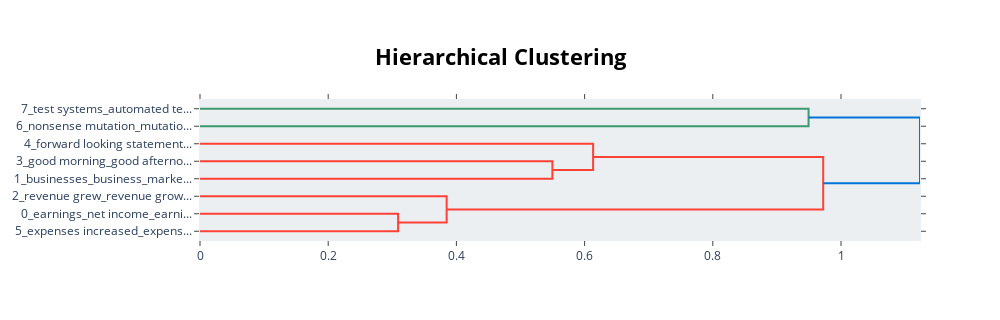

Here is the notebook cell this chart was saved with:
### Markdown cell above
Zeroshot 9 Topics for the following cells

### Code cell
topic_model.visualize_hierarchy()

### Figure 1 — Plotly figure (JSON) as saved in the notebook; plotly's stock layout.template omitted (floating-point values rounded to 4 significant figures)
{"data": [{"hoverinfo": "text", "marker": {"color": "rgb(61,153,112)"}, "mode": "lines", "type": "scatter", "x": [0, 0.9494, 0.9494, 0], "xaxis": "x", "y": [-5, -5, -15, -15], "yaxis": "y"}, {"hoverinfo": "text", "marker": {"color": "rgb(255,65,54)"}, "mode": "lines", "type": "scatter", "x": [0, 0.5498, 0.5498, 0], "xaxis": "x", "y": [-35, -35, -45, -45], "yaxis": "y"}, {"hoverinfo": "text", "marker": {"color": "rgb(255,65,54)"}, "mode": "lines", "type": "scatter", "x": [0, 0.6133, 0.6133, 0.5498], "xaxis": "x", "y": [-25, -25, -40, -40], "yaxis": "y"}, {"hoverinfo": "text", "marker": {"color": "rgb(255,65,54)"}, "mode": "lines", "type": "scatter", "x": [0, 0.3091, 0.3091, 0], "xaxis": "x", "y": [-65, -65, -75, -75], "yaxis": "y"}, {"hoverinfo": "text", "marker": {"color": "rgb(255,65,54)"}, "mode": "lines", "type": "scatter", "x": [0, 0.3848, 0.3848, 0.3091], "xaxis": "x", "y": [-55, -55, -70, -70], "yaxis": "y"}, {"hoverinfo": "text", "marker": {"color": "rgb(255,65,54)"}, "mode": "lines", "type": "scatter", "x": [0.6133, 0.9722, 0.9722, 0.3848], "xaxis": "x", "y": [-32.5, -32.5, -62.5, -62.5], "yaxis": "y"}, {"hoverinfo": "text", "marker": {"color": "rgb(0,116,217)"}, "mode": "lines", "type": "scatter", "x": [0.9494, 1.123, 1.123, 0.9722], "xaxis": "x", "y": [-10, -10, -47.5, -47.5], "yaxis": "y"}], "layout": {"autosize": false, "height": 320, "hoverlabel": {"bgcolor": "white", "font": {"family": "Rockwell", "size": 16}}, "hovermode": "closest", "plot_bgcolor": "#ECEFF1", "showlegend": false, "title": {"font": {"color": "Black", "size": 22}, "text": "<b>Hierarchical Clustering</b>", "x": 0.5, "xanchor": "center", "yanchor": "top"}, "width": 1000, "xaxis": {"mirror": "allticks", "rangemode": "tozero", "showgrid": false, "showline": true, "showticklabels": true, "ticks": "outside", "type": "linear", "zeroline": false}, "yaxis": {"mirror": "allticks", "range": [-80, 0], "rangemode": "tozero", "showgrid": false, "showline": true, "showticklabels": true, "tickmode": "array", "ticks": "outside", "ticktext": ["7_test systems_automated te...", "6_nonsense mutation_mutatio...", "4_forward looking statement...", "3_good morning_good afterno...", "1_businesses_business_marke...", "2_revenue grew_revenue grow...", "0_earnings_net income_earni...", "5_expenses increased_expens..."], "tickvals": [-5, -15, -25, -35, -45, -55, -65, -75], "type": "linear", "zeroline": false}}}
